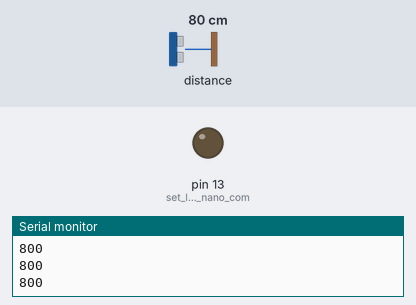
The sketch below on a simulated Arduino Nano, built with avr-gcc and run on an emulated ATmega328P. Shown: output pins drawn as LEDs (lit = HIGH), the last lines printed to the serial monitor. The test bench sets the inputs (shaded band); at power-on: distance to the obstacle 80 cm.

Above: at 1.2 s.
1.3 s: distance to the obstacle set to 7 cm
2.8 s: distance to the obstacle set to 4 cm
At 3.3 s:
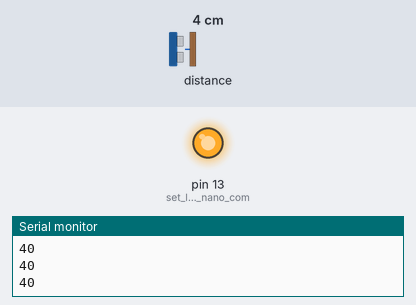
4.3 s: distance to the obstacle set to 9 cm
At 5.5 s:
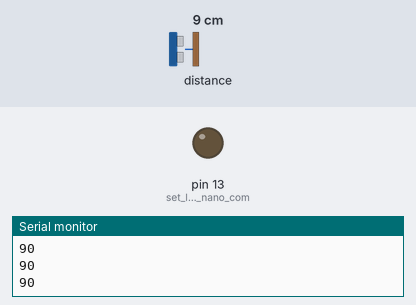
5.8 s: distance to the obstacle set to 2 cm
At 6.5 s:
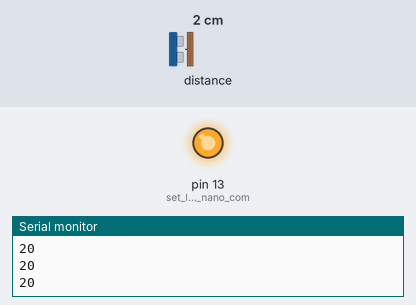
Timing chart, 0 to 8.3 s (numbered marks = the images above; inputs shaded):
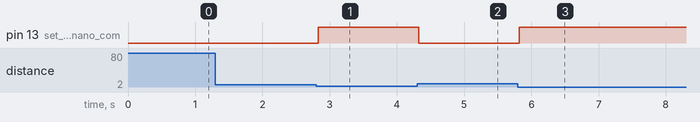

The sketch:

Lecture_Capteur_Nano.ino
```cpp
/*
Name:     Lecture_Capteur_Nano.ino
Created:  23/01/2020
Author:   Dina Sfairy
*/

#include <Servo.h>
#include <MultiStepper.h>
#include <AccelStepper.h>
#include <Wire.h>
#include <VL53L0X.h>

byte pinMega = 2; // Definir la pin 2 comme input dans le méga; Pins interrupt possibles pour Méga: 2, 3, 18, 19, 20, 21
volatile byte state = LOW;
int seuilDetectionPilule = 50; // À changer après avoir fait des tests; en mm
int distancePill;
byte DIST_REF2;

VL53L0X sensor;

#define HIGH_SPEED

void setup() {
  Serial.begin(9600);
  Wire.begin();

  sensor.setTimeout(500);
  if (!sensor.init())
  {
    Serial.println("Failed to detect and initialize sensor!");
    while (1) {}
  }

  #if defined HIGH_SPEED
    // reduce timing budget to 50 ms (default is about 33 ms)
    sensor.setMeasurementTimingBudget(50000);
#elif defined HIGH_ACCURACY
    // increase timing budget to 200 ms
    sensor.setMeasurementTimingBudget(200000);
#endif
  pinMode(13, OUTPUT); // set la pin 13 du nano comme output
  DIST_REF2 = sensor.readRangeSingleMillimeters();
}

void loop() {
  distancePill = sensor.readRangeSingleMillimeters();
  Serial.println(distancePill);
  if (distancePill <= seuilDetectionPilule) {
    state = !state;
    digitalWrite(13, state);
    state = LOW;
  }
  else
    digitalWrite(13, state);
}
```

Measured:
- the behaviour switches between 6 and 5 cm on distance to the obstacle (found by bisection; images 0 and 1)
- after the input at 2.8 s, pin 13 (set_la_pin_13_du_nano_com): LOW → HIGH at once
- after the input at 4.3 s, pin 13 (set_la_pin_13_du_nano_com): HIGH → LOW at once
- after the input at 5.8 s, pin 13 (set_la_pin_13_du_nano_com): LOW → HIGH at once
